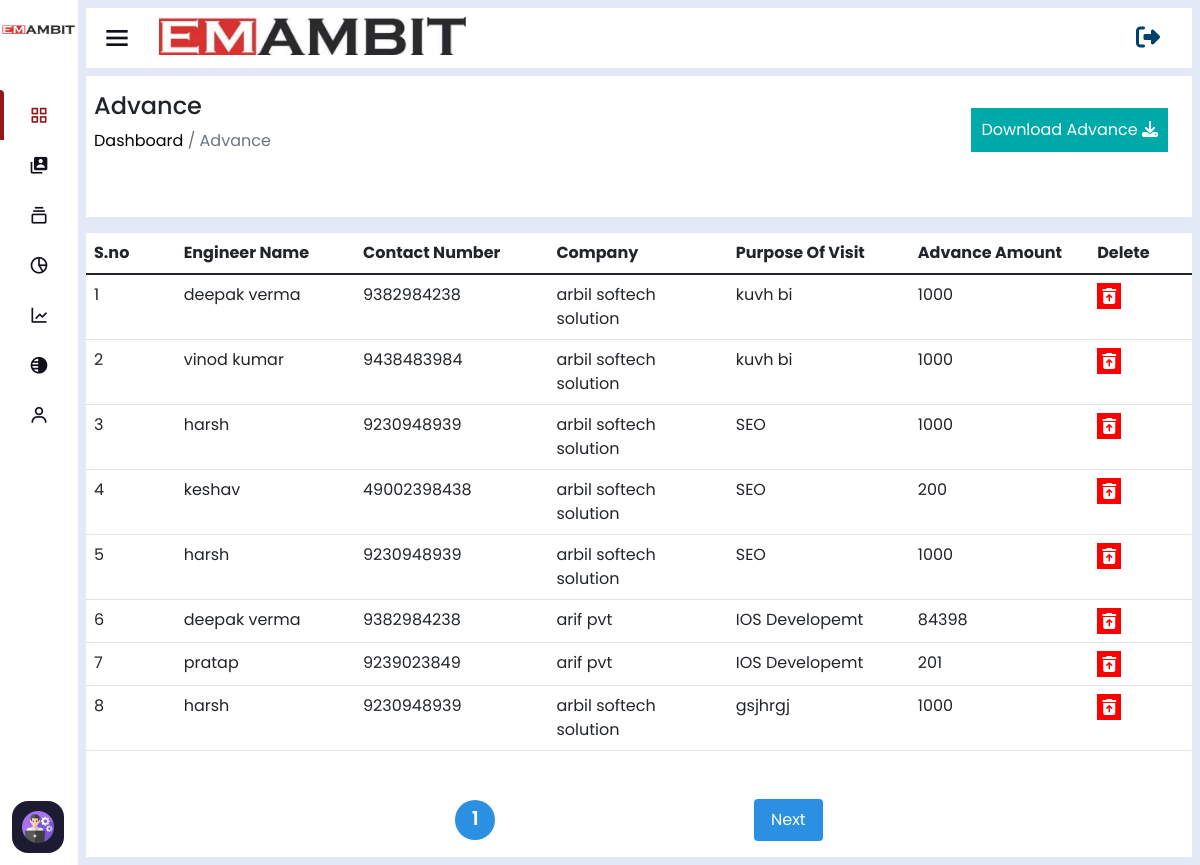
Screenshot of /view-advance/ (signed in) with the database file from the repository.
### home/models.py (models this page shows, shortened)
class AdvanceMoney(models.Model):
    project_name=models.ForeignKey(AssignEngineer,on_delete=models.CASCADE)
    engineer_name=models.ForeignKey(CustomUser,on_delete=models.CASCADE)
    advance_amount=models.IntegerField(null=True,blank=True)

class CustomUser(AbstractUser):
    username = None
    email = models.EmailField(unique=True)
    user_phone = models.CharField(max_length=50,unique=True)
    user_address=models.CharField(max_length=50)
    user_gender=models.CharField(max_length=50)
    user_status=models.CharField(max_length=100,null=True,blank=True,default='Engineer')
    total_cost=models.IntegerField(default=0,null=True,blank=True)
    visible_password=models.CharField(max_length=254,null=True,blank=True)
    attendance_status=models.CharField(max_length=250,null=True,blank=True,default="A")
    USERNAME_FIELD = 'email'
    REQUIRED_FIELDS = []
    objects = CustomUserManager()

class AssignEngineer(models.Model):
    company_name=models.ForeignKey(ClientCompanyInfo,on_delete=models.CASCADE)
    manager_name=models.ForeignKey(CustomUser,on_delete=models.CASCADE,related_name='manager_assignments',default=None)
    engineer_one=models.ForeignKey(CustomUser,on_delete=models.CASCADE, null=True,blank=True,related_name='engineer_one_assignments')
    engineer_two=models.ForeignKey(CustomUser,on_delete=models.CASCADE,null=True,blank=True, related_name='engineer_two_assignments')
    engineer_three=models.ForeignKey(CustomUser,on_delete=models.CASCADE,null=True,blank=True, related_name='engineer_three_assignments')
    visit_purpose=models.CharField(max_length=254)
    machine_type=models.CharField(max_length=254)
    leave_date=models.CharField(max_length=254)
    reach_date=models.CharField(max_length=254)
    travel_by=models.ForeignKey(AddTravelBy,on_delete=models.CASCADE)
    timestampt=models.DateTimeField(auto_now_add=True,null=True,blank=True)
    ending_date=models.CharField(max_length=100,null=True,blank=True,default='Work on Progress')
    work_status=models.CharField(max_length=100,blank=True,null=True,default='Doing')
    project_link=models.CharField(max_length=1000,null=True,blank=True)
    download_link=models.CharField(max_length=254,null=True,blank=True)
    equipment = models.TextField(max_length=1000,null=True,blank=True)
    recived_equipment=models.TextField(max_length=1000,null=True,blank=True)
    recived_date=models.CharField(max_length=100,null=True,blank=True)

class ClientCompanyInfo(models.Model):
    company_name=models.CharField(max_length=200)
    company_phone=models.CharField(max_length=20)
    contact_person=models.CharField(max_length=250)
    company_email=models.CharField(max_length=254)
    company_gst=models.CharField(max_length=50)
    company_address=models.CharField(max_length=254)
    timestampt=models.DateTimeField(auto_now_add=True,null=True,blank=True)

### home/views.py (the view, shortened to what this page needs)
# urls.py: path('view-advance/',ViewAdvance_view),
def ViewAdvance_view(request):
    advance_data=AdvanceMoney.objects.all()
    p = Paginator(advance_data, 8)
    page_number = request.GET.get('page')
    try:
        page_obj = p.get_page(page_number)
    except PageNotAnInteger:
        page_obj = p.page(1)
    except EmptyPage:
        page_obj = p.page(p.num_pages)
    all_engineers=CustomUser.objects.all().exclude(is_staff=True)
    return render(request,'view-advance.html',{'advance_data':page_obj,'all_engineers':all_engineers})

### home/templates/view-advance.html (shortened to what this page needs)
<!DOCTYPE html>
<html lang="en" dir="ltr">
<head>
  {% include 'header-links.html' %}
</head>
<body>
  {% include 'header.html' %}
  {% if user.is_authenticated and user.is_superuser %}
  <section class="nav-section">
    {% include 'subtitle.html' %}
    <div class="breadcum">
        <div class="flex">
            <div>
                <h2>Advance</h2>
                <p> <a href="/">  Dashboard</a> / Advance</p>
            </div>
            {% if request.user.is_superuser %}
              {% if request.user.is_superuser %}
              <div class=" download-attendance">
                  <div class="button-btn">
                      <div class="button">
                          <span>Download Advance</span>
                          <a style="cursor: pointer;"><i class="fa-solid fa-download ii"></i></a>
                      </div>
                  </div>
              </div>
              {% endif %}
          </div>
            {% endif %}
        </div>
    <div class="assigned-works-table editable-table overflow-auto" style="background: white;">
        <div class="row">
            <div class="col-md-12">
                <table class="table large-table">
                    <thead>
                      <tr>
                        <th scope="col">S.no</th>
                        <th scope="col">Engineer Name</th>
                        <th scope="col">Contact Number</th>
                        <th scope="col">Company</th>
                        <th scope="col">Purpose Of Visit</th>
                        <th scope="col">Advance Amount</th>
                        <th scope="col">Delete</th>
                      </tr>
                    </thead>
                    <tbody>
                     {% for i in advance_data.object_list%}
                      <tr>
                        <td >{{forloop.counter}}</td>
                        <td>{{i.engineer_name.first_name}}</td>
                        <td>{{i.engineer_name.user_phone}}</td>
                        <td>{{i.project_name.company_name.company_name}}</td>
                        <td>{{i.project_name.visit_purpose}}</td>
                        <td>{{i.advance_amount}}</td>
                        <td>
                            <a href="/delete-advance/{{i.id}}"><i class="fa-solid fa-trash-can-arrow-up"></i></a>
                        </td>
                      </tr>
                       {% endfor %}
                    </tbody>
                </table>
                <div class="pagination">
                  <span class="num" >{{advance_data.number}}</span>
                  {%if advance_data.has_next %}
                      <a class="btn next" href="?page={{advance_data.next_page_number}}">Next</a>
                  {% endif %}
                </div>
            </div>
        </div>
    </div>
  </section>
  {% else %}
  <script>
      window.location.href='/page-note-found'
  </script>
  {% endif %}
</body>
</html>

### home/static/assets/css/sidebar.css (style rules this page uses)
* { margin: 0; padding: 0; box-sizing: border-box; font-family: 'Poppins', sans-serif; }
.nav-section { position: relative; background: #E4E9F7; min-height: 100vh; left: 260px; width: calc(100% - 260px); transition: all 0.5s ease; }
.sidebar.close~.nav-section { left: 78px; width: calc(100% - 78px); }

### home/static/assets/css/style.css (style rules this page uses)
* { margin: 0; padding: 0; box-sizing: border-box; font-family: "Poppins" , sans-serif; text-decoration: none; }
a { text-decoration: none !important; }
:root { --main-bg : #E4E9F7; --light-white: #f0f0f0; --light-white-p: #6c757d; --color-anchor: #0d6efd; --color-blue: #4d8aff; --color-dark-blue: #004269; --color-blu : #4387c0; --color-blue-light : #00AAA9; --color-orange : orange; --color-green : rgb(44, 185, 16); }
.flex { display: flex; align-items: center; justify-content: space-between; margin-bottom: 2rem; }
.breadcum { background: white; padding: 1rem 0.5rem; margin-bottom: 1rem; }
.breadcum h2 { font-size: 1.5rem; }
.breadcum p { color: var(--light-white-p); }
.breadcum a { color: black; }
table { width: 100%; }
.editable-table td .fa-trash-can-arrow-up { background: red; color: white; padding: 5px; }
td .fa-trash-can-arrow-up { background: red; color: white; padding: 5px; }
.assigned-works-table tr th { width: 10%; }
.assigned-works-table tr th:first-child, .assigned-works-table tr th:last-child { width: 5%; }
.large-table { min-width: 850px; }
.nav-section { padding: 0.5rem !important; }
.pagination { padding: 1rem 0; display: flex; align-items: center; justify-content: space-evenly; width: 80%; margin: auto; margin-top: 2rem; background: rgba(255, 255, 255, 0.353); border-radius: 10px; }
.pagination .btn { padding: 0.5rem 1rem; color: white; background: var(--color-blue-light); background: rgb(43, 144, 226); }
.pagination .num { padding: 0.2rem 0.5rem; font-size: 1.2rem; font-weight: 600; background: rgb(43, 144, 226); color: white; height: 40px; width: 40px; border-radius: 50%; display: flex; align-items: center; justify-content: center; }
.download-attendance .button-btn { position: relative; width: max-content; height: max-content; transition: all 400ms ease-in-out; }
.download-attendance .button-btn .button { background: var(--color-blue-light); color: white; padding: 10px; width: max-content; margin: 1rem; cursor: pointer; transition: all 400ms ease-in-out; }

### rows the page displays
AdvanceMoney: engineer_name.first_name "deepak verma", engineer_name.user_phone "9382984238", project_name.company_name.company_name "arbil softech solution", project_name.visit_purpose "kuvh bi", advance_amount "1000"
AdvanceMoney: engineer_name.first_name "vinod kumar", engineer_name.user_phone "9438483984", project_name.company_name.company_name "arbil softech solution", project_name.visit_purpose "kuvh bi", advance_amount "1000"
AdvanceMoney: engineer_name.first_name "harsh", engineer_name.user_phone "9230948939", project_name.company_name.company_name "arbil softech solution", project_name.visit_purpose "SEO", advance_amount "1000"
AdvanceMoney: engineer_name.first_name "keshav", engineer_name.user_phone "49002398438", project_name.company_name.company_name "arbil softech solution", project_name.visit_purpose "SEO", advance_amount "200"
AdvanceMoney: engineer_name.first_name "harsh", engineer_name.user_phone "9230948939", project_name.company_name.company_name "arbil softech solution", project_name.visit_purpose "SEO", advance_amount "1000"
AdvanceMoney: engineer_name.first_name "deepak verma", engineer_name.user_phone "9382984238", project_name.company_name.company_name "arif pvt", project_name.visit_purpose "IOS Developemt", advance_amount "84398"
AdvanceMoney: engineer_name.first_name "pratap", engineer_name.user_phone "9239023849", project_name.company_name.company_name "arif pvt", project_name.visit_purpose "IOS Developemt", advance_amount "201"
AdvanceMoney: engineer_name.first_name "harsh", engineer_name.user_phone "9230948939", project_name.company_name.company_name "arbil softech solution", project_name.visit_purpose "gsjhrgj", advance_amount "1000"

### other values shown
{{ advance_data.number }} "1"
